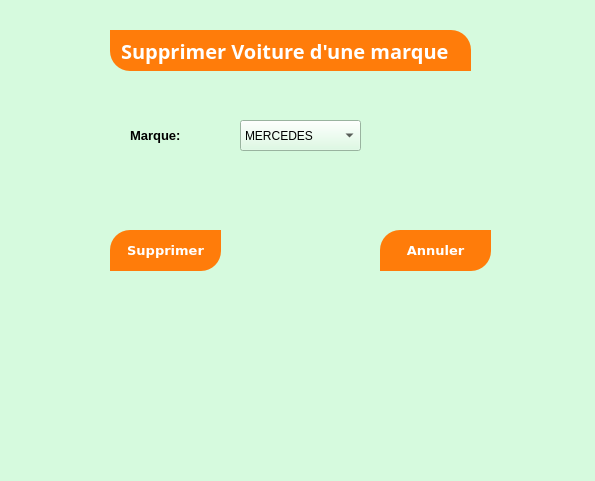
<?xml version="1.0" encoding="UTF-8"?>
<ui version="4.0">
 <class>Dialog</class>
 <widget class="QDialog" name="Dialog">
  <property name="geometry">
   <rect>
    <x>0</x>
    <y>0</y>
    <width>595</width>
    <height>481</height>
   </rect>
  </property>
  <property name="windowTitle">
   <string>Dialog</string>
  </property>
  <property name="styleSheet">
   <string notr="true">background-color: rgb(214, 250, 222);</string>
  </property>
  <widget class="QLabel" name="label">
   <property name="geometry">
    <rect>
     <x>110</x>
     <y>30</y>
     <width>361</width>
     <height>41</height>
    </rect>
   </property>
   <property name="font">
    <font>
     <family>Montserrat</family>
     <pointsize>15</pointsize>
     <weight>75</weight>
     <bold>true</bold>
    </font>
   </property>
   <property name="styleSheet">
    <string notr="true">
color:white;
text-align:center;
background-color: rgb(255, 124, 10);
padding:5px;
border-top-right-radius: 20px;
border-bottom-left-radius: 20px;</string>
   </property>
   <property name="text">
    <string>Supprimer Voiture d'une marque</string>
   </property>
  </widget>
  <widget class="QLabel" name="label_2">
   <property name="geometry">
    <rect>
     <x>130</x>
     <y>120</y>
     <width>91</width>
     <height>31</height>
    </rect>
   </property>
   <property name="font">
    <font>
     <pointsize>10</pointsize>
     <weight>75</weight>
     <bold>true</bold>
    </font>
   </property>
   <property name="text">
    <string>Marque:</string>
   </property>
  </widget>
  <widget class="QPushButton" name="pushButton">
   <property name="geometry">
    <rect>
     <x>110</x>
     <y>230</y>
     <width>111</width>
     <height>41</height>
    </rect>
   </property>
   <property name="font">
    <font>
     <family>Verdana</family>
     <pointsize>10</pointsize>
     <weight>75</weight>
     <bold>true</bold>
    </font>
   </property>
   <property name="styleSheet">
    <string notr="true">background-color: rgb(255, 124, 10);
color:white;

padding:5px;
border-top-left-radius: 20px;
border-bottom-right-radius: 20px;</string>
   </property>
   <property name="text">
    <string>Supprimer</string>
   </property>
  </widget>
  <widget class="QPushButton" name="pushButton_2">
   <property name="geometry">
    <rect>
     <x>380</x>
     <y>230</y>
     <width>111</width>
     <height>41</height>
    </rect>
   </property>
   <property name="font">
    <font>
     <family>Verdana</family>
     <pointsize>10</pointsize>
     <weight>75</weight>
     <bold>true</bold>
    </font>
   </property>
   <property name="styleSheet">
    <string notr="true">color:white;
background-color: rgb(255, 124, 10);
padding:5px;
border-top-left-radius: 20px;
border-bottom-right-radius: 20px;</string>
   </property>
   <property name="text">
    <string>Annuler</string>
   </property>
  </widget>
  <widget class="QComboBox" name="comboBox">
   <property name="geometry">
    <rect>
     <x>240</x>
     <y>120</y>
     <width>121</width>
     <height>31</height>
    </rect>
   </property>
   <item>
    <property name="text">
     <string>MERCEDES</string>
    </property>
   </item>
   <item>
    <property name="text">
     <string>FERRARI</string>
    </property>
   </item>
   <item>
    <property name="text">
     <string>BMW</string>
    </property>
   </item>
   <item>
    <property name="text">
     <string>PEUGEOT</string>
    </property>
   </item>
   <item>
    <property name="text">
     <string>VOLVO</string>
    </property>
   </item>
   <item>
    <property name="text">
     <string>TOYOTA</string>
    </property>
   </item>
   <item>
    <property name="text">
     <string>ISUZU</string>
    </property>
   </item>
   <item>
    <property name="text">
     <string>PORCHE</string>
    </property>
   </item>
   <item>
    <property name="text">
     <string>RENAULT</string>
    </property>
   </item>
   <item>
    <property name="text">
     <string>FIAT</string>
    </property>
   </item>
   <item>
    <property name="text">
     <string>AUDI</string>
    </property>
   </item>
   <item>
    <property name="text">
     <string>DACIA</string>
    </property>
   </item>
   <item>
    <property name="text">
     <string>CLIO</string>
    </property>
   </item>
   <item>
    <property name="text">
     <string>BUGATTI</string>
    </property>
   </item>
  </widget>
  <widget class="QLabel" name="label_8">
   <property name="geometry">
    <rect>
     <x>220</x>
     <y>310</y>
     <width>141</width>
     <height>111</height>
    </rect>
   </property>
   <property name="styleSheet">
    <string notr="true">image: url(:/newPrefix/suppression.png);</string>
   </property>
   <property name="text">
    <string/>
   </property>
  </widget>
 </widget>
 <resources>
  <include location="ggg.qrc"/>
 </resources>
 <connections/>
</ui>
